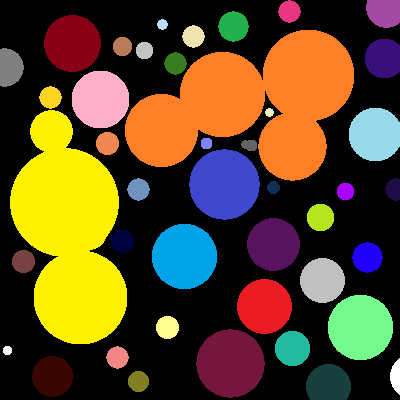
#> input picture E-Learning (Python)/opencv/image/labeling_image/labeling_img.png, 400 x 400 px
$ python opencv_4.py
#> lines starting #> are read from the running program, lines starting #| are printed output that depends on the picture; after the words box and inside, x2 and y2 are one past the last pixel; in counts of white or black regions, pixels touching at a corner belong together
import cv2
import math
import numpy as np

# マスク処理
def masking(img_src, img_msk):
  return cv2.bitwise_and(img_src, img_msk)

# 膨張処理(4近傍)
def element4(img_src):
  element4 = np.array([[0, 1, 0],[1, 1, 1], [0, 1, 0]], np.uint8)  # 4近傍
  opening_ending(img_src, element4)
  return cv2.erode(re_size2, element4, iterations = 1)

# 膨張処理(8近傍)
def element4(img_src):
  element8 = np.array([[1, 1, 1],[1, 1, 1], [1, 1, 1]], np.uint8)  # 8近傍
  opening_ending(img_src, element8)
  return cv2.dilate(re_size2, element8, iterations = 1)

# 面積・周囲長・円形度
def area_peri_clrc(img_src):
  contours, _ = cv2.findContours(img_src, cv2.RETR_EXTERNAL, cv2.CHAIN_APPROX_SIMPLE)
  area = cv2.contourArea(contours[0])
  perimeter = cv2.arcLength(np.array(contours[0]), True)
  roundness = 4 * np.pi * area / math.pow(perimeter, 2)

# 縦横比
def aspect(img_src):
  x, y, w ,h = cv2.boundingRect(img_src)
  pimento = float(h) / w
  print(pimento)
  cv2.rectangle(img_src, (x, y), (x + w, y + h), 128)

def opening_ending(img_src, element):
  # オープニング
  img_tmp = cv2.morphologyEx(img_src, cv2.MORPH_OPEN, element)
  # エンディング
  return cv2.morphologyEx(img_src, cv2.MORPH_CLOSE, element)

# 重心と主軸角度
def moment(img_src):
  m = cv2.moments(img_src)
  area = m['m00']
  x_g = m['m10'] / m['m00']
  y_g = m['m01'] / m['m00']
  ang = 0.5 * math.atan2(2.0 * m['mu11'], m['mu20'] - m['mu02'])

img_type = '.png'
file_src = 'image/labeling_image/labeling_img.png'
file_dst = 'image/dst' + img_type
file_msk = 'image/mask_img.png'
text = np.zeros((600, 600, 3), dtype = np.uint8)

# img_src = cv2.imread(file_src, 1)  # 入力画像(カラー)読み込み
img_src = cv2.imread(file_src, 0)  # 入力画像(グレースケール)読み込み
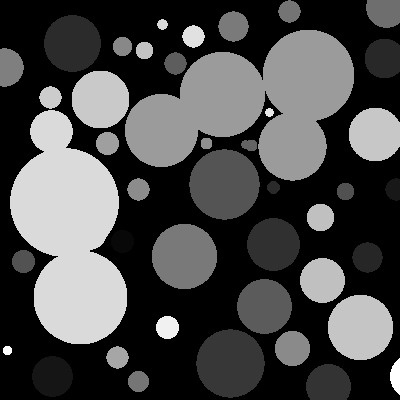
#> img_src: shape (400, 400); min 0, max 255, mean 73.4
img_msk = cv2.imread(file_msk, 0)  # 入力画像(グレースケール)読み込み
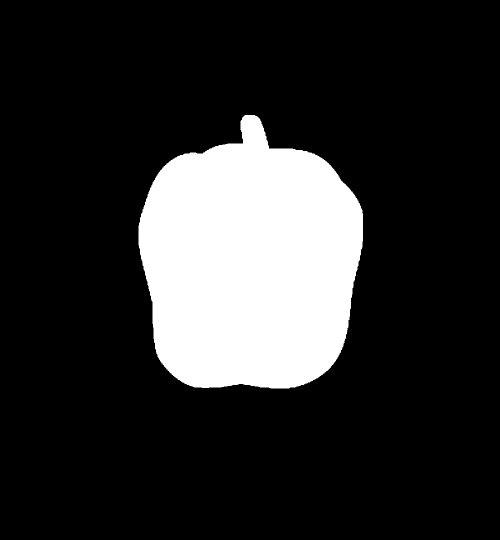
#> input picture E-Learning (Python)/opencv/image/mask_img.png, 1000 x 1080 px (shown at 1/2 size)
#> img_msk: shape (1080, 1000); 17.4% white; 1 white region, box (x1, y1, x2, y2) and area: (277, 230, 726, 777) 187745

re_size1 = cv2.resize(img_src, dsize = [400, 400])
re_size2 = cv2.resize(img_msk, dsize = [400, 400])
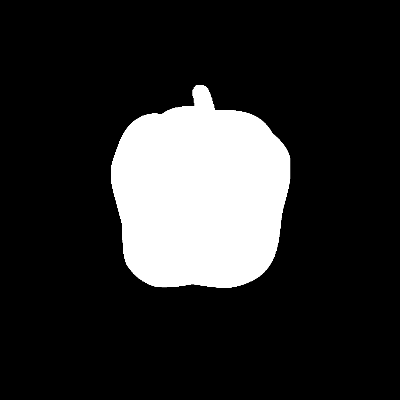
#> re_size2: shape (400, 400); min 0, max 255, mean 44.3

# 2値化処理
thresh = 100
ret, img_bin = cv2.threshold(re_size1, thresh, 255, cv2.THRESH_BINARY)
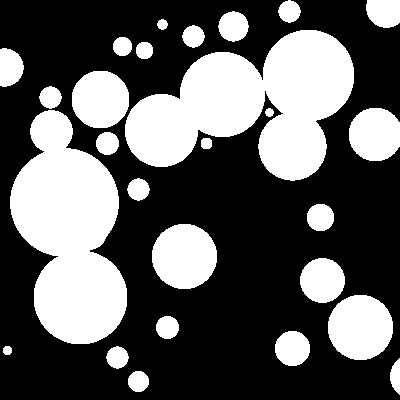
#> img_bin: shape (400, 400); 36.6% white; 27 white regions, largest, box (x1, y1, x2, y2) and area: (125, 30, 354, 181) 19806, (10, 110, 127, 344) 17500, (152, 224, 217, 289) 3341
#> ret = 100

cv2.namedWindow('src')
cv2.namedWindow('dst')

surface = 0
i = 0
# moment(re_size2)
while True:
  nlabel, img_lab = cv2.connectedComponents(img_src)
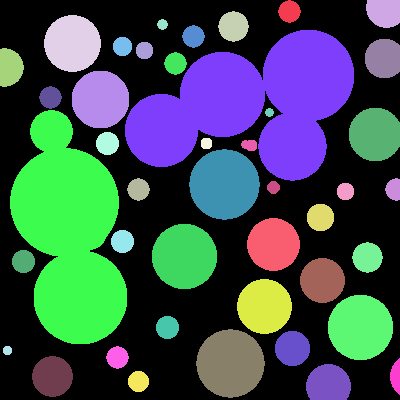
#> img_lab: shape (400, 400) int32; 44 distinct labels, from 0 to 43; one colour per label, 0 black
#> nlabel = 44
  img_dst = cv2.compare(img_lab, i + 1, cv2.CMP_EQ)
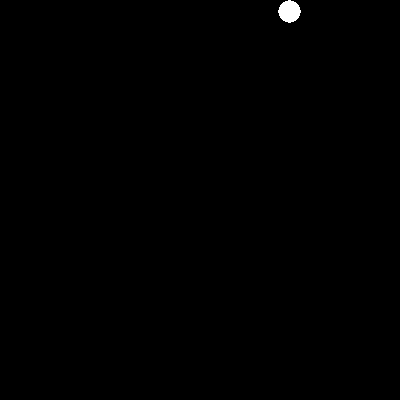
#> img_dst: shape (400, 400); 0.24% white; 1 white region, box (x1, y1, x2, y2) and area: (278, 0, 301, 23) 385
  i += 1
  try:
    m = cv2.moments(img_dst)
#> m = moments, m00 98175, centre m10/m00, m01/m00 = (289, 11)
    area = m['m00']
#> area = 98175
    x_g = m['m10'] / m['m00']
#> x_g = 289
    y_g = m['m01'] / m['m00']
#> y_g = 11
    cv2.putText(text, f"{i}", (int(x_g), int(y_g)), cv2.FONT_HERSHEY_PLAIN, 1, (0, 255, 255))
    print(f"Area {i}: {area}")
#| Area 1: 98175.0
    cv2.imwrite(f"image/labeling_image/labeling_{i}.png", img_dst)  # 処理結果の保存
    cv2.imshow('src', img_src)  # 入力画像表示
    cv2.imshow('dst', img_dst)  # 出力画像表示
    cv2.imshow('text', text)    # 出力画像表示
  except:
    break

# img_dst = masking(re_size1, img_bin)

# cv2.imwrite('image/labeling_image/labeling_img.png', img_dst)  # 処理結果の保存

cv2.waitKey(0)
cv2.destroyAllWindows()
